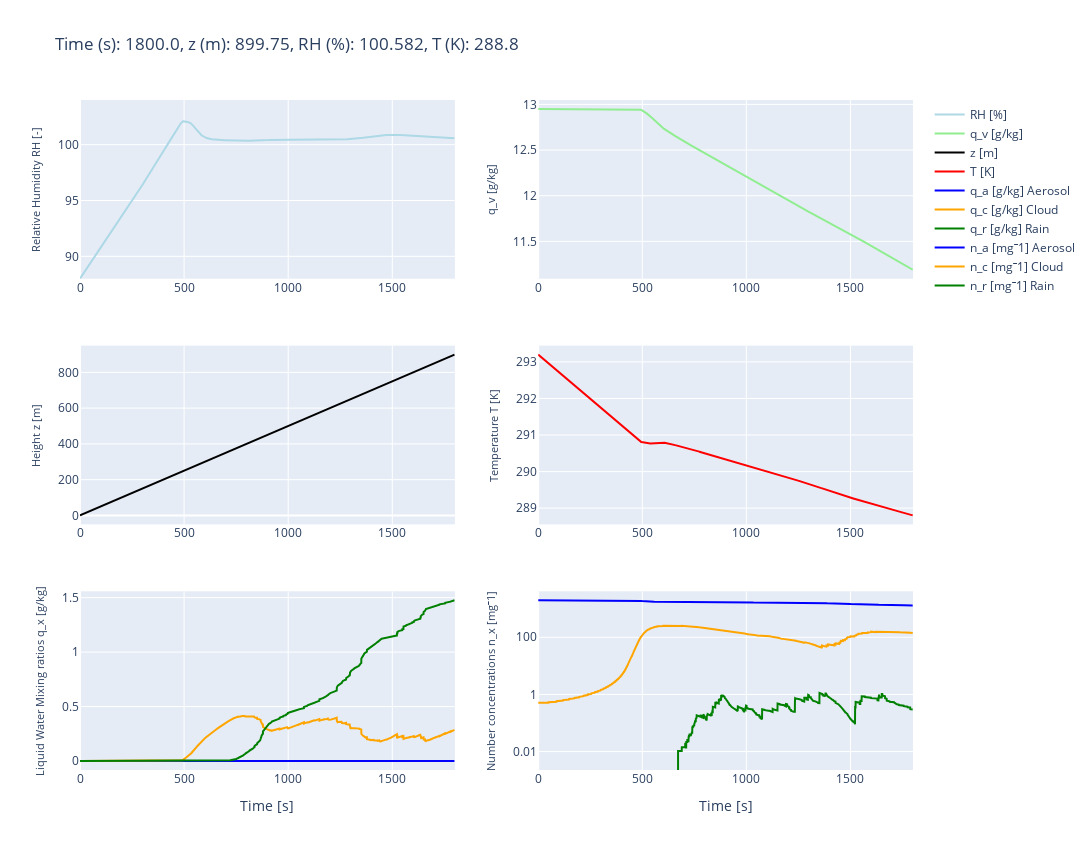

Notebook source saved alongside this figure:
### Code cell
dz=0
rho_parcel, V_parcel, air_mass_parcel =  parcel_rho(P_parcel, T_parcel)
#Aerosol init
T_parcel, q_parcel, particles_list = aero_init(mode_aero_init, n_particles, P_parcel, T_parcel,q_parcel, N_aero, mu_aero,sigma_aero,rho_aero,molecular_weight_aero)
#parcel routine
#initalize spectrum output
spectra_arr = np.zeros((nt+1,len(rm_spec)))
# init of array for time series output
qa_ts,qc_ts,qr_ts = np.zeros(nt+1),np.zeros(nt+1),np.zeros(nt+1)
na_ts,nc_ts,nr_ts = np.zeros(nt+1),np.zeros(nt+1),np.zeros(nt+1)

spectra_arr[0],qa_ts[0], qc_ts[0],qr_ts[0], na_ts[0], nc_ts[0], nr_ts[0] = qc_qr_analysis(particles_list,air_mass_parcel,rm_spec, n_bins)

# init of array for T_parcel, RH_parcel, q_parcel and z_parcel values for each timestep
T_parcel_array  = np.zeros(nt+1)
RH_parcel_array = np.zeros(nt+1)
q_parcel_array  = np.zeros(nt+1)
z_parcel_array  = np.zeros(nt+1)


# inserting the init. values to the 0th position of the arrays
T_parcel_array[0]  = T_parcel
RH_parcel_array[0] = (q_parcel * P_parcel / (q_parcel + r_a / rv)) / esatw( T_parcel ) 
q_parcel_array[0]  = q_parcel
z_parcel_array[0]  = z_parcel

ascending_mode=ascending_mode_widget.value
time_half_wave_parcel = 600.0

# read in display mode
display_mode = mode_displaytype_widget.value

if display_mode == 'graphics':
    # initialization of animation
    figure_item = animation_init(dt, nt,rm_spec, qa_ts, qc_ts, qr_ts, na_ts, nc_ts, nr_ts, T_parcel_array, RH_parcel_array, q_parcel_array, z_parcel_array)


for t in range(nt):
    time = (t+1)*dt
    #Parcel ascending
    #if z_parcel < max_z: 
    z_parcel, T_parcel, rho_parcel, V_parcel, air_mass_parcel = ascend_parcel(z_parcel, T_parcel,P_parcel, w_parcel, dt, time, time_half_wave_parcel, ascending_mode, max_z)
    
    #Condensational Growth
    dq_liq = 0.0
    if do_condensation:
        particles_list, T_parcel, q_parcel = drop_condensation(particles_list, T_parcel, q_parcel, P_parcel, dt, air_mass_parcel, rho_aero, molecular_weight_aero)

    #Collisional Growth
    if do_collision and time > collision_start_time:
        particles_list = collection(dt, particles_list,rho_parcel, rho_liq, P_parcel, T_parcel)
    #Analysis
    spectra_arr[t+1],qa_ts[t+1], qc_ts[t+1],qr_ts[t+1], na_ts[t+1], nc_ts[t+1], nr_ts[t+1] = qc_qr_analysis(particles_list,air_mass_parcel,rm_spec, n_bins)
    RH_parcel = (q_parcel * P_parcel / (q_parcel + r_a / rv)) / esatw( T_parcel ) 
    
    # saving of T_parcel, RH_parcel, q_parcel, z_parcel for every timestep (needed for plots)
    T_parcel_array[t+1]  = T_parcel
    RH_parcel_array[t+1] = RH_parcel
    q_parcel_array[t+1]  = q_parcel
    z_parcel_array[t+1]  = z_parcel
    
    time_array = np.arange(nt+1)*dt

    if display_mode == 'text_fast':
        #Visulaization at every second
        if (time%1) ==0:
            print_output(t,dt, z_parcel, T_parcel, q_parcel, RH_parcel, qc_ts[t+1], qr_ts[t+1], na_ts[t+1], nc_ts[t+1], nr_ts[t+1])
    elif display_mode == 'graphics':
        # function to draw and update the plotly figure, every 5 seconds (idea for time saving)
        if (time%5) == 0:
            animation_call(figure_item, time_array, t, dt, nt,rm_spec, qa_ts, qc_ts, qr_ts, na_ts, nc_ts, nr_ts, T_parcel_array, RH_parcel_array, q_parcel_array, z_parcel_array)
            
#spec_plot(ax,spectra_arr, nt, log_edges)

### Figure 1 — Plotly figure (JSON) as saved in the notebook; plotly's stock layout.template omitted (floating-point values rounded to 4 significant figures; data arrays with more than 128 entries replaced by an {"elided": "..."} marker saying what was removed)
{"data": [{"line": {"color": "lightblue"}, "mode": "lines", "name": "RH [%]", "showlegend": true, "type": "scatter", "x": {"elided": "3599 float values"}, "xaxis": "x", "y": {"elided": "3601 float values"}, "yaxis": "y"}, {"line": {"color": "lightgreen"}, "mode": "lines", "name": "q_v [g/kg]", "type": "scatter", "x": {"elided": "3599 float values"}, "xaxis": "x2", "y": {"elided": "3601 float values"}, "yaxis": "y2"}, {"line": {"color": "black"}, "mode": "lines", "name": "z [m]", "type": "scatter", "x": {"elided": "3599 float values"}, "xaxis": "x3", "y": {"elided": "3601 float values"}, "yaxis": "y3"}, {"line": {"color": "red"}, "mode": "lines", "name": "T [K]", "type": "scatter", "x": {"elided": "3599 float values"}, "xaxis": "x4", "y": {"elided": "3601 float values"}, "yaxis": "y4"}, {"line": {"color": "blue"}, "mode": "lines", "name": "q_a [g/kg] Aerosol", "type": "scatter", "x": {"elided": "3599 float values"}, "xaxis": "x5", "y": {"elided": "3601 float values"}, "yaxis": "y5"}, {"line": {"color": "orange"}, "mode": "lines", "name": "q_c [g/kg] Cloud", "type": "scatter", "x": {"elided": "3599 float values"}, "xaxis": "x5", "y": {"elided": "3601 float values"}, "yaxis": "y5"}, {"line": {"color": "green"}, "mode": "lines", "name": "q_r [g/kg] Rain", "type": "scatter", "x": {"elided": "3599 float values"}, "xaxis": "x5", "y": {"elided": "3601 float values"}, "yaxis": "y5"}, {"line": {"color": "blue"}, "mode": "lines", "name": "n_a [mg⁻1] Aerosol", "type": "scatter", "x": {"elided": "3599 float values"}, "xaxis": "x6", "y": {"elided": "3601 float values"}, "yaxis": "y6"}, {"line": {"color": "orange"}, "mode": "lines", "name": "n_c [mg⁻1] Cloud", "type": "scatter", "x": {"elided": "3599 float values"}, "xaxis": "x6", "y": {"elided": "3601 float values"}, "yaxis": "y6"}, {"line": {"color": "green"}, "mode": "lines", "name": "n_r [mg⁻1] Rain", "type": "scatter", "x": {"elided": "3599 float values"}, "xaxis": "x6", "y": {"elided": "3601 float values"}, "yaxis": "y6"}], "layout": {"height": 850, "title": {"text": "Time (s): 1800.0, z (m): 899.75, RH (%): 100.582, T (K): 288.8"}, "width": 1250, "xaxis": {"anchor": "y", "domain": [0, 0.45], "range": [0, 1800.0], "type": "linear"}, "xaxis2": {"anchor": "y2", "domain": [0.55, 1], "range": [0, 1800.0], "type": "linear"}, "xaxis3": {"anchor": "y3", "domain": [0, 0.45], "range": [0, 1800.0], "type": "linear"}, "xaxis4": {"anchor": "y4", "domain": [0.55, 1], "range": [0, 1800.0], "type": "linear"}, "xaxis5": {"anchor": "y5", "domain": [0, 0.45], "range": [0, 1800.0], "title": {"text": "Time [s]"}, "type": "linear"}, "xaxis6": {"anchor": "y6", "domain": [0.55, 1], "range": [0, 1800.0], "title": {"text": "Time [s]"}, "type": "linear"}, "yaxis": {"anchor": "x", "domain": [0.7333, 1], "range": [88.0, 104], "title": {"font": {"size": 11}, "text": "Relative Humidity RH [-]"}, "type": "linear"}, "yaxis2": {"anchor": "x2", "autorange": true, "domain": [0.7333, 1], "range": [11.09, 13.05], "title": {"font": {"size": 11}, "text": "q_v [g/kg]"}, "type": "linear"}, "yaxis3": {"anchor": "x3", "autorange": true, "domain": [0.3667, 0.6333], "range": [-49.97, 949.5], "title": {"font": {"size": 11}, "text": "Height z [m]"}, "type": "linear"}, "yaxis4": {"anchor": "x4", "autorange": true, "domain": [0.3667, 0.6333], "range": [288.6, 293.4], "title": {"font": {"size": 11}, "text": "Temperature T [K]"}, "type": "linear"}, "yaxis5": {"anchor": "x5", "autorange": true, "domain": [0, 0.2667], "range": [-0.08197, 1.557], "title": {"font": {"size": 11}, "text": "Liquid Water Mixing ratios q_x [g/kg]"}, "type": "linear"}, "yaxis6": {"anchor": "x6", "autorange": true, "domain": [0, 0.2667], "range": [-2.645, 3.609], "title": {"font": {"size": 11}, "text": "Number concentrations n_x [mg⁻1]"}, "type": "log"}}}
